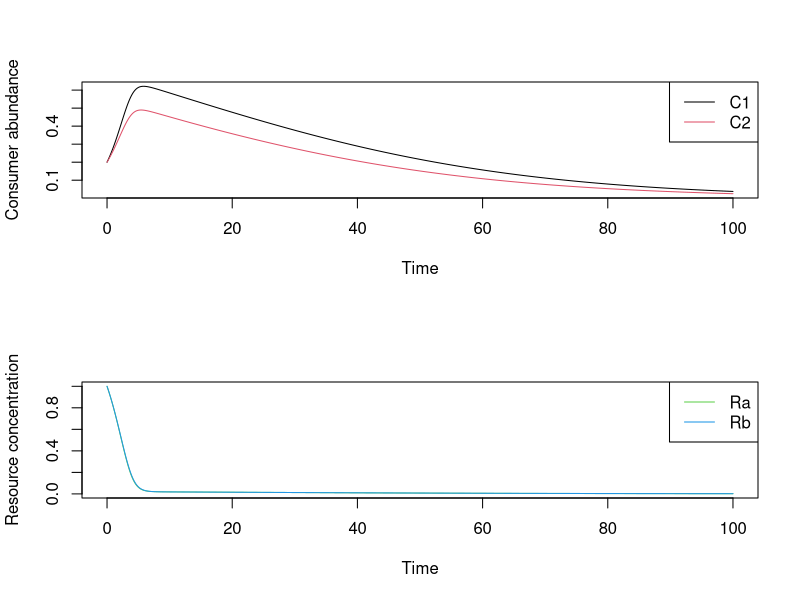
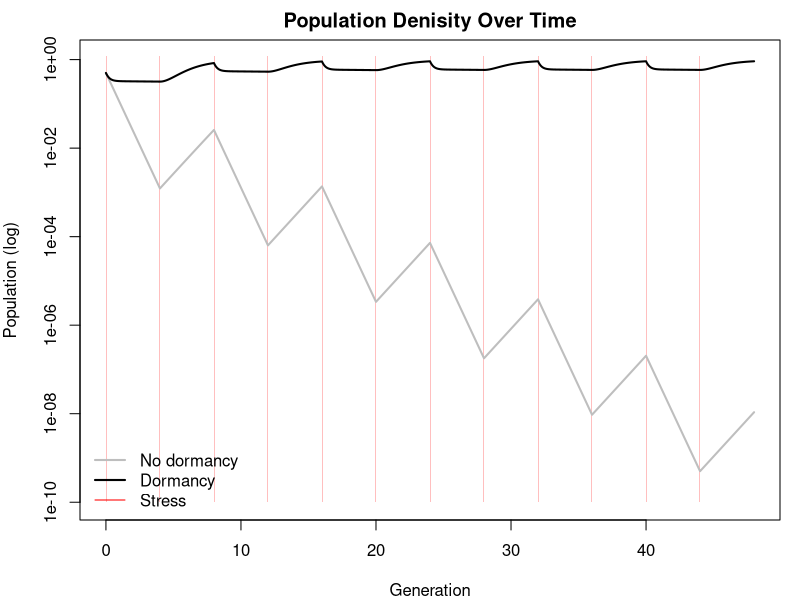
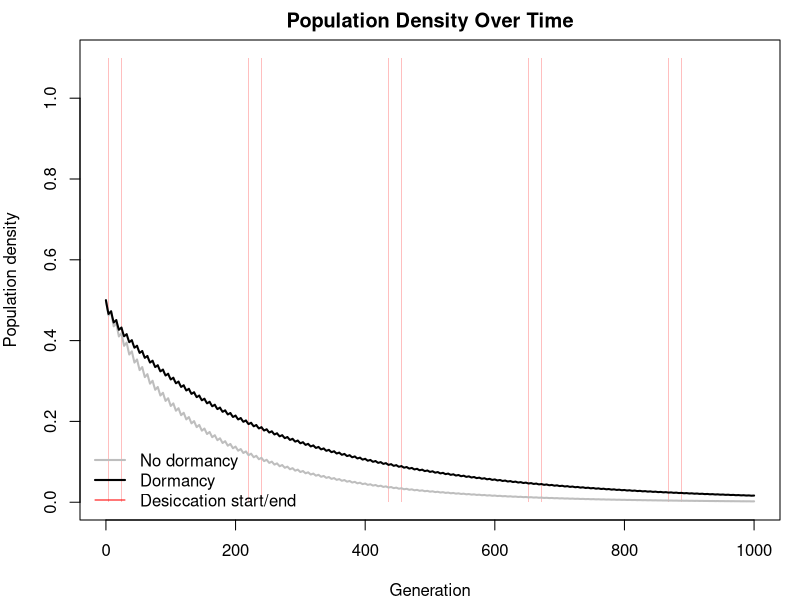

Write R code to recreate these figures, in order.
## ---- chunk 1
library(tidyr)
library(ggplot2)
library(stringr)
library(dplyr)
library(tidyverse)
library(ggpubr)
library(deSolve)

theme_set(theme_classic() +
  theme(axis.title = element_text(size = 16),
        axis.title.x = element_text(margin = margin(t = 15, b = 15)),
        axis.title.y = element_text(margin = margin(l = 15, r = 15)),
        axis.text = element_text(size = 13),
        axis.text.x = element_text(margin = margin(t = 5)),
        axis.text.y = element_text(margin = margin(r = 5)),
        #axis.line.x = element_line(linewidth = 1),
        #axis.line.y = element_line(linewidth = 1),
        axis.line.x = element_blank(),
        axis.line.y = element_blank(),
        axis.ticks.x = element_line(linewidth = 1),
        axis.ticks.y = element_line(linewidth = 1),
        axis.ticks.length = unit(.1, "in"),
        panel.border = element_rect(color = "grey20", fill = NA, linewidth = 1.5),
        legend.text = element_text(size = 14),
        strip.text = element_text(size = 14),
        strip.background = element_blank()
        ))
## ---- chunk 2


# Illustrative parameter values
p <- c(
  mu1a_max = 0.8, delta1b_max = 0.6,
  mu2b_max = 0.7, delta2a_max = 0.5,
  K1a = 0.5, K1b = 0.5,
  K2a = 0.5, K2b = 0.5, Kl = 0.5,
  l2b = 0.3, l1a = 0.3,
  rho1a = 0.2, rho2b = 0.2,
  theta = 0.05, sigma = 0.01
)

# Initial consumer abundances and resource concentrations
initial <- c(C1 = 0.2, C2 = 0.2, Ra = 1, Rb = 1)

model <- function(time, state, p) {
  with(as.list(c(state, p)), {
    dC1 <- C1 * min(
      mu1a_max * Ra / (K1a + Ra),
      delta1b_max * Rb / (K1b + Rb)
    ) - C1 * (theta - sigma)

    dC2 <- C2 * min(
      mu2b_max * Rb / (K2b + Rb),
      delta2a_max * Ra / (K2a + Ra)
    ) - C2 * (theta - sigma)

    dRa <- C1 * rho1a * (l2b * C2) / (Kl + l2b * C2) -
      (C1 * mu1a_max * Ra / (K1a + Ra) +
       C2 * delta2a_max * Ra / (K2a + Ra))

    dRb <- C2 * rho2b * (l1a * C1) / (Kl + l1a * C1) -
      (C2 * mu2b_max * Rb / (K2b + Rb) +
       C1 * delta1b_max * Rb / (K1b + Rb))

    list(c(dC1, dC2, dRa, dRb))
  })
}

times <- seq(0, 100, by = 0.1)
out <- as.data.frame(ode(y = initial, times = times,
                         func = model, parms = p))

# Plot consumers and resources separately
par(mfrow = c(2, 1))
matplot(out$time, out[, c("C1", "C2")],
        type = "l", lty = 1, col = 1:2,
        xlab = "Time", ylab = "Consumer abundance")
legend("topright", c("C1", "C2"), col = 1:2, lty = 1)

matplot(out$time, out[, c("Ra", "Rb")],
        type = "l", lty = 1, col = 3:4,
        xlab = "Time", ylab = "Resource concentration")
legend("topright", c("Ra", "Rb"), col = 3:4, lty = 1)
## ---- chunk 3
# Base R only

simulate_population <- function(dormancy = TRUE,
                                years = 6,
                                dt = 0.01,
                                K = 1) {
  cycle <- 8                 # one wet/dry cycle
  dry_length <- 4
  times <- seq(0, years * cycle, by = dt)

  active <- numeric(length(times))
  dormant <- numeric(length(times))
  active[1] <- 0.5

  for (i in seq_len(length(times) - 1)) {
    t <- times[i]
    is_dry <- (t %% cycle) < dry_length

    if (is_dry) {
      growth <- 0.01
      active_mortality <- 1.5
      sporulation <- if (dormancy) 2.8 else 0
      germination <- if (dormancy) 0.01 else 0
    } else {
      growth <- 0.8
      active_mortality <- 0.03
      sporulation <- if (dormancy) 0.005 else 0
      germination <- if (dormancy) 1.4 else 0
    }

    # Growth is limited by the total population, including dormant individuals.
    total <- active[i] + dormant[i]
    per_capita_growth <- growth * max(0, 1 - total / K)

    d_active <- (per_capita_growth - active_mortality - sporulation) *
      active[i] + germination * dormant[i]

    dormant_mortality <- 0.003
    d_dormant <- sporulation * active[i] -
      (germination + dormant_mortality) * dormant[i]

    active[i + 1] <- max(0, active[i] + dt * d_active)
    dormant[i + 1] <- max(0, dormant[i] + dt * d_dormant)
  }

  data.frame(
    time = times,
    active = active,
    dormant = dormant,
    total = active + dormant
  )
}

without_dormancy <- simulate_population(dormancy = FALSE)
with_dormancy <- simulate_population(dormancy = TRUE)

# Shade desiccation periods in the plots.
shade_dry_periods <- function(years = 6, cycle = 8, dry_length = 4,
                              y_bottom, y_top, marker_width = 0.08) {
  for (start in seq(0, years * cycle - cycle, by = cycle)) {
    rect(start, y_bottom, start + marker_width, y_top,
         col = adjustcolor("red", alpha.f = 0.25), border = NA)
    rect(start + dry_length - marker_width, y_bottom,
         start + dry_length, y_top,
         col = adjustcolor("red", alpha.f = 0.25), border = NA)
  }
}

# Panel 1: total population size
par(mfrow = c(1, 1), mar = c(4, 4, 2, 1))

plot(without_dormancy$time, without_dormancy$total,
     type = "n", log = "y", ylim = c(1e-10, 1.1),
     xlab = "Generation", ylab = "Population (log)",
     main = "Population Denisity Over Time")

shade_dry_periods(y_bottom = 1e-10, y_top = 1.2)

lines(without_dormancy$time, without_dormancy$total,
      col = "grey", lwd = 2)
lines(with_dormancy$time, with_dormancy$total,
      col = "black", lwd = 2)

legend("bottomleft",
       legend = c("No dormancy", "Dormancy", "Stress"),
       col = c("grey", "black", "red"),
       lty = c(1, 1, 1), lwd = c(2, 2, 1), bty = "n")


## ---- chunk 4
simulate_population <- function(dormancy = TRUE,
                                generations = 1000,
                                dt = 0.01,
                                K = 1) {
  cycle <- 8
  dry_length <- 4
  times <- seq(0, generations, by = dt)

  active <- numeric(length(times))
  dormant <- numeric(length(times))
  active[1] <- 0.5

  for (i in seq_len(length(times) - 1)) {
    t <- times[i]
    is_dry <- (t %% cycle) < dry_length

    if (is_dry) {
      growth <- 0.001
      active_mortality <- 0.02
      sporulation <- if (dormancy) 0.05 else 0
      germination <- if (dormancy) 0.001 else 0
    } else {
      growth <- 0.01
      active_mortality <- 0.001
      sporulation <- if (dormancy) 0.0002 else 0
      germination <- if (dormancy) 0.08 else 0
    }

    total <- active[i] + dormant[i]
    per_capita_growth <- growth * max(0, 1 - total / K)

    d_active <- (per_capita_growth - active_mortality - sporulation) *
      active[i] + germination * dormant[i]

    dormant_mortality <- 0.00005
    d_dormant <- sporulation * active[i] -
      (germination + dormant_mortality) * dormant[i]

    active[i + 1] <- max(0, active[i] + dt * d_active)
    dormant[i + 1] <- max(0, dormant[i] + dt * d_dormant)
  }

  data.frame(
    time = times,
    active = active,
    dormant = dormant,
    total = active + dormant
  )
}

without_dormancy <- simulate_population(dormancy = FALSE)
with_dormancy <- simulate_population(dormancy = TRUE)

# Mark the start and end of each dry period
shade_dry_periods <- function(generations = 1000, cycle = 8,
                              dry_length = 4, y_bottom, y_top,
                              marker_width = 0.08) {
  for (start in seq(0, generations - cycle, by = cycle)) {
    rect(start, y_bottom, start + marker_width, y_top,
         col = adjustcolor("red", alpha.f = 0.25), border = NA)
    rect(start + dry_length - marker_width, y_bottom,
         start + dry_length, y_top,
         col = adjustcolor("red", alpha.f = 0.25), border = NA)
  }
}

par(mfrow = c(1, 1), mar = c(4, 4, 2, 1))

plot(without_dormancy$time, without_dormancy$total,
     type = "n", xlim = c(0, 1000), ylim = c(0, 1.1),
     xlab = "Generation", ylab = "Population density",
     main = "Population Density Over Time")

shade_dry_periods(y_bottom = 0, y_top = 1.1)

lines(without_dormancy$time, without_dormancy$total,
      col = "grey", lwd = 2)
lines(with_dormancy$time, with_dormancy$total,
      col = "black", lwd = 2)

legend("bottomleft",
       legend = c("No dormancy", "Dormancy", "Desiccation start/end"),
       col = c("grey", "black", "red"),
       lty = c(1, 1, 1), lwd = c(2, 2, 1), bty = "n")
